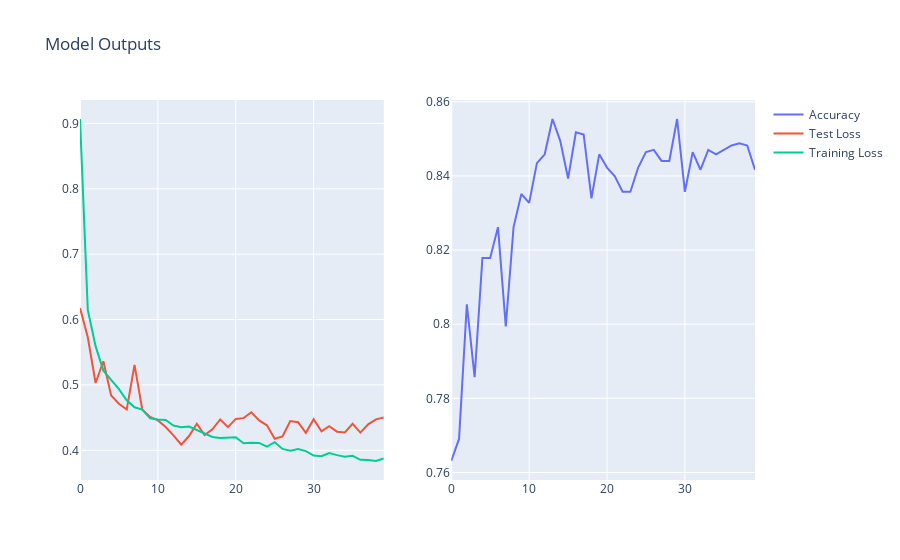

The cell this chart's notebook holds for it:
### Markdown cell above
# Model Scoring

### Code cell
fig = sp.make_subplots(
    1,
    2,
)
fig.add_trace(
    trace=go.Scatter(
        x=np.arange(experiment.test_accuracy.shape[0]),
        y=experiment.test_accuracy.detach(),
        name="Accuracy",
    ),
    row=1,
    col=2,
)
fig.add_trace(
    trace=go.Scatter(
        x=np.arange(experiment.test_loss.shape[0]),
        y=experiment.test_loss.detach(),
        name="Test Loss",
    ),
    row=1,
    col=1,
)
fig.add_trace(
    trace=go.Scatter(
        x=np.arange(experiment.train_loss.shape[0]),
        y=experiment.train_loss.detach(),
        name="Training Loss",
    )
)

fig.update_layout({"title": {"text": "Model Outputs"}})

fig.show()

### Figure 1 — Plotly figure (JSON) as saved in the notebook; plotly's stock layout.template omitted (floating-point values rounded to 4 significant figures)
{"data": [{"name": "Accuracy", "type": "scatter", "x": [0, 1, 2, 3, 4, 5, 6, 7, 8, 9, 10, 11, 12, 13, 14, 15, 16, 17, 18, 19, 20, 21, 22, 23, 24, 25, 26, 27, 28, 29, 30, 31, 32, 33, 34, 35, 36, 37, 38, 39], "xaxis": "x2", "y": [0.7631, 0.769, 0.8054, 0.7857, 0.8179, 0.8179, 0.8262, 0.7994, 0.8262, 0.8351, 0.8327, 0.8435, 0.8458, 0.8554, 0.8494, 0.8393, 0.8518, 0.8512, 0.8339, 0.8458, 0.8423, 0.8399, 0.8357, 0.8357, 0.8423, 0.8464, 0.847, 0.844, 0.844, 0.8554, 0.8357, 0.8464, 0.8417, 0.847, 0.8458, 0.847, 0.8482, 0.8488, 0.8482, 0.8417], "yaxis": "y2"}, {"name": "Test Loss", "type": "scatter", "x": [0, 1, 2, 3, 4, 5, 6, 7, 8, 9, 10, 11, 12, 13, 14, 15, 16, 17, 18, 19, 20, 21, 22, 23, 24, 25, 26, 27, 28, 29, 30, 31, 32, 33, 34, 35, 36, 37, 38, 39], "xaxis": "x", "y": [0.6175, 0.5729, 0.503, 0.5363, 0.484, 0.4713, 0.4623, 0.5307, 0.4622, 0.4509, 0.4457, 0.4357, 0.4229, 0.4085, 0.4218, 0.4407, 0.4234, 0.4321, 0.4472, 0.4354, 0.448, 0.4492, 0.4582, 0.4457, 0.4382, 0.4177, 0.4211, 0.4447, 0.443, 0.4267, 0.4476, 0.4289, 0.4369, 0.4285, 0.4272, 0.4407, 0.4271, 0.4397, 0.4473, 0.4502], "yaxis": "y"}, {"name": "Training Loss", "type": "scatter", "x": [0, 1, 2, 3, 4, 5, 6, 7, 8, 9, 10, 11, 12, 13, 14, 15, 16, 17, 18, 19, 20, 21, 22, 23, 24, 25, 26, 27, 28, 29, 30, 31, 32, 33, 34, 35, 36, 37, 38, 39], "y": [0.9068, 0.6148, 0.5593, 0.5218, 0.5078, 0.4935, 0.4766, 0.4657, 0.4622, 0.4489, 0.4472, 0.4465, 0.438, 0.4354, 0.4362, 0.431, 0.4264, 0.4205, 0.4189, 0.419, 0.4201, 0.4109, 0.4117, 0.4113, 0.4057, 0.4124, 0.4021, 0.3995, 0.4018, 0.3988, 0.3919, 0.3911, 0.3957, 0.3926, 0.3902, 0.3915, 0.3854, 0.3852, 0.3836, 0.3874]}], "layout": {"title": {"text": "Model Outputs"}, "xaxis": {"anchor": "y", "domain": [0, 0.45]}, "xaxis2": {"anchor": "y2", "domain": [0.55, 1]}, "yaxis": {"anchor": "x", "domain": [0, 1]}, "yaxis2": {"anchor": "x2", "domain": [0, 1]}}}
